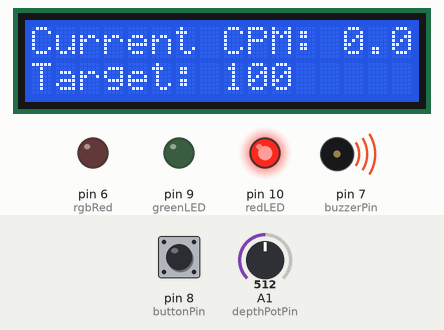
Recording of a sketch running on a simulated Arduino Uno, built with avr-gcc and run on an emulated ATmega328P. On the bench: 16×2 character LCD, output pins drawn as LEDs (lit = HIGH), buzzer (waves = sounding). The test bench sets the inputs (shaded band); at power-on: pin 8 (buttonPin) LOW, A1 (depthPotPin) = 512. Pins used as bus, display or sensor lines are not drawn.

Above: at 2.2 s.
2.3 s: pin 8 (buttonPin) pulled HIGH for 0.25 s
At 3.21 s:
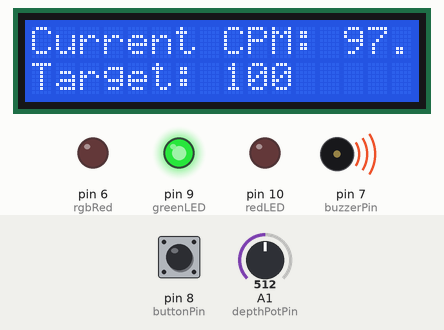
4.6 s: pin 8 (buttonPin) pulled HIGH for 1 s
At 12.53 s:
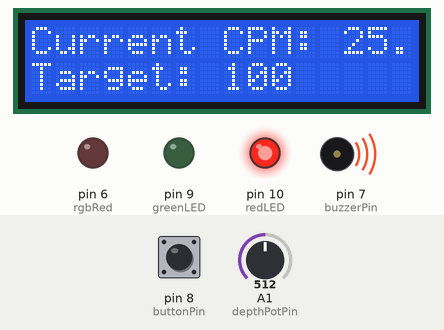
Timing chart, 0 to 13.1 s (numbered marks = the images above; inputs shaded):
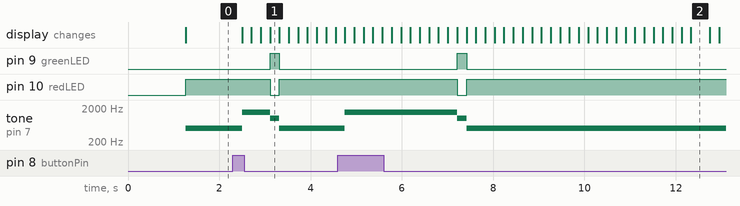

The sketch:

FinalCode.ino
```cpp
#include <LiquidCrystal.h>

// Pin assignments
const int buttonPin = 8;        // Button for compressions
const int depthPotPin = A1;     // Potentiometer for depth simulation
const int greenLED = 9;         // Green LED for correct rate
const int redLED = 10;          // Red LED for incorrect rate
const int buzzerPin = 7;        // Buzzer for feedback
const int depthGreenLED = 11;   // Depth Green LED
const int depthRedLED = 12;     // Depth Red LED
const int rgbRed = 6;           // RGB Red pin
const int rgbGreen = 5;         // RGB Green pin
const int rgbBlue = 4;          // RGB Blue pin
const int difficultyButton = 3; // Button for cycling difficulty levels

// Variables for compression rate
unsigned long lastPressTime = 0;
unsigned long currentPressTime = 0;
int pressCount = 0;
float calculatedCPM = 0;        // Compressions per minute
int targetCPM = 100;            // Default target CPM, can be adjusted via potentiometer

// Depth range parameters (simulate 4-5 cm depth range)
int minDepth = 400;       // Minimum depth (simulate 4 cm)
int maxDepth = 500;       // Maximum depth (simulate 5 cm)

// Variables for difficulty levels
int difficulty = 0;             // 0 = Beginner, 1 = Intermediate, 2 = Advanced
int lastDifficultyButtonState = LOW;

LiquidCrystal lcd(12, 11, 5, 4, 3, 2);  // Initialize LCD (RS, Enable, D4, D5, D6, D7)

void setup() {
  // put your setup code here, to run once:
  // Initialize pins
  pinMode(buttonPin, INPUT);      // Button input pin
  pinMode(depthPotPin, INPUT);
  pinMode(greenLED, OUTPUT);      // Green LED pin for correct rate
  pinMode(redLED, OUTPUT);        // Red LED pin for incorrect rate
  pinMode(buzzerPin, OUTPUT);     // Buzzer pin for feedback
  pinMode(depthGreenLED, OUTPUT); // Depth Green LED pin
  pinMode(depthRedLED, OUTPUT);   // Depth Red LED pin
  pinMode(rgbRed, OUTPUT);
  pinMode(rgbGreen, OUTPUT);
  pinMode(rgbBlue, OUTPUT);
  pinMode(difficultyButton, INPUT_PULLUP); // Button with internal pull-up

  // Initialize LCD
  lcd.begin(16, 2);               // LCD setup (16 columns, 2 rows)
  lcd.print("CPR Monitor");       // Display initial message
  delay(1000);

  updateDifficultyColor(difficulty); // Set initial difficulty level color
}

void loop() {
  // put your main code here, to run repeatedly:
  // Read difficulty button state
  int difficultyButtonState = digitalRead(difficultyButton);
  if (difficultyButtonState == HIGH && lastDifficultyButtonState == LOW) {
    difficulty = (difficulty + 1) % 3; // Cycle through 0, 1, 2
    updateDifficultyColor(difficulty); // Update RGB LED for difficulty
    delay(200); // Debounce
  }
  lastDifficultyButtonState = difficultyButtonState;

  // Update target CPM based on difficulty level
  switch (difficulty) {
    case 0: // Beginner
      targetCPM = 80;
      minDepth = 400; maxDepth = 500; // 4-5 cm
      break;
    case 1: // Intermediate
      targetCPM = 100;
      minDepth = 450; maxDepth = 500; // 4.5-5 cm
      break;
    case 2: // Advanced
      targetCPM = 120;
      minDepth = 475; maxDepth = 525; // 4.75-5.25 cm
      break;
  }

  // Read the button state to detect compression presses
  int buttonState = digitalRead(buttonPin);

  // Get the current time
  currentPressTime = millis();

  if (buttonState == HIGH) {
    if (currentPressTime - lastPressTime >= 600) { // Prevent multiple presses too quickly
      pressCount++;
      lastPressTime = currentPressTime;
    }
  }

  // Calculate CPM (compressions per minute); + 1 is added to prevent mathematical erros from dividing by 0
  calculatedCPM = pressCount * 60000.0 / (currentPressTime - lastPressTime + 1);

  // Read depth value from second potentiometer
  int depthValue = analogRead(depthPotPin);
  int depth = map(depthValue, 0, 1023, 0, 1000); // Scale to match depth range

  // Display the current CPM and target CPM on the LCD
  lcd.setCursor(0, 0);
  lcd.print("Current CPM: ");
  lcd.print(calculatedCPM);

  lcd.setCursor(0, 1);
  lcd.print("Target: ");
  lcd.print(targetCPM);

  // Depth feedback
  if (depth >= minDepth && depth <= maxDepth) {
    digitalWrite(depthGreenLED, HIGH);  // Depth is correct
    digitalWrite(depthRedLED, LOW);
    tone(buzzerPin, 1000, 200);  // Short beep for correct depth
  } else {
    digitalWrite(depthGreenLED, LOW);   // Depth is incorrect
    digitalWrite(depthRedLED, HIGH);
    tone(buzzerPin, 300, 500);   // Continuous tone for incorrect depth
  }

  // Rate feedback (CPM check)
  if (calculatedCPM < targetCPM - 5) {
    // Too slow: red LED, buzzer continuous low tone
    digitalWrite(greenLED, LOW);
    digitalWrite(redLED, HIGH);
    tone(buzzerPin, 500, 500); // Continuous low tone
  } else if (calculatedCPM > targetCPM + 5) {
    // Too fast: red LED, buzzer continuous high tone
    digitalWrite(greenLED, LOW);
    digitalWrite(redLED, HIGH);
    tone(buzzerPin, 1500, 500); // Continuous high tone
  } else {
    // Correct rate: green LED, short beep
    digitalWrite(greenLED, HIGH);
    digitalWrite(redLED, LOW);
    tone(buzzerPin, 1000, 200); // Short beep
  }

  delay(200); // Short delay to prevent rapid feedback changes
}

// Function to update RGB LED color for difficulty level
void updateDifficultyColor(int level) {
  // Turn off all colors
  digitalWrite(rgbRed, LOW);
  digitalWrite(rgbGreen, LOW);
  digitalWrite(rgbBlue, LOW);

  switch (level) {
    case 0: // Beginner
      digitalWrite(rgbRed, HIGH); // Red color
      break;
    case 1: // Intermediate
      digitalWrite(rgbGreen, HIGH); // Green color
      break;
    case 2: // Advanced
      digitalWrite(rgbBlue, HIGH); // Blue color
      break;
  }
}
```

Measured:
- after the input at 2.3 s, pin 9 (greenLED): LOW → HIGH after 0.81 s, → LOW 0.20 s later; pin 10 (redLED): HIGH → LOW after 0.81 s, → HIGH 0.20 s later; tone on pin 7 (buzzerPin): 500 Hz → 1500 Hz after 0.20 s, → 1000 Hz 0.61 s later, → 500 Hz 0.20 s later; the display: first changes after 0.20 s (image 1 shows a later state)
- after the input at 4.6 s, pin 9 (greenLED): LOW → HIGH after 2.6 s, → LOW 0.20 s later; pin 10 (redLED): HIGH → LOW after 2.6 s, → HIGH 0.20 s later; tone on pin 7 (buzzerPin): 500 Hz → 1500 Hz after 0.15 s, → 1000 Hz 2.5 s later, → 500 Hz 0.20 s later
- what the display in image 2 shows lasts 0.4 s, from 12.3 s to 12.7 s
